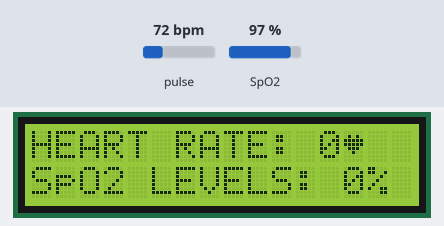
The sketch below on a simulated Arduino Uno, built with avr-gcc and run on an emulated ATmega328P. Shown: 16×2 character LCD. The test bench sets the inputs (shaded band); at power-on: pulse 72 bpm, SpO2 97 %. What the sketch prints to the serial monitor is not drawn.

Above: at 5.3 s.
5.4 s: pulse set to 42 bpm
At 7.9 s:
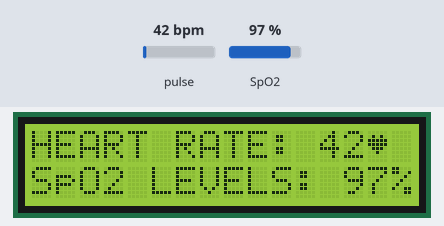
8.4 s: SpO2 set to 80 %
At 10.4 s:
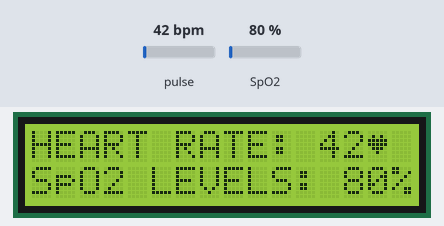
10.7 s: pulse set to 158 bpm
At 12.1 s:
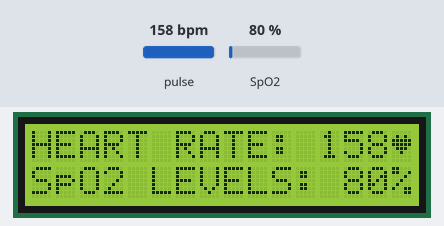
12.8 s: pulse set to 130 bpm
At 13.8 s:
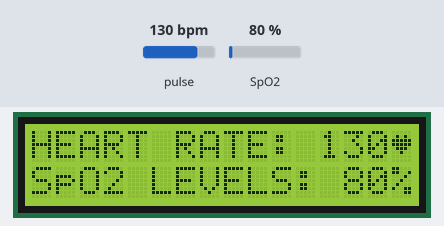
14.9 s: SpO2 set to 85 %
At 16.6 s:
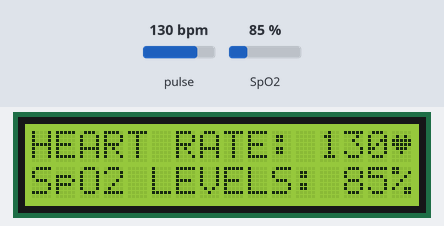
Timing chart, 0 to 17.9 s (numbered marks = the images above; inputs shaded):
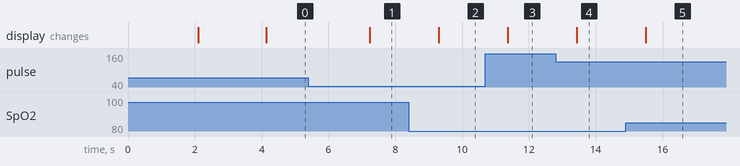

The sketch:

Task2.ino
```cpp
#include <Wire.h>
#include "MAX30100_PulseOximeter.h"
#include <LiquidCrystal_I2C.h>

#define REPORTING_PERIOD_MS     1000

LiquidCrystal_I2C lcd(0x27, 16, 2);
PulseOximeter pox;

uint32_t tsLastReport = 0;
int sp = 0;
int hr = 0;

byte Heart[] = {
    B00000,
    B01010,
    B11111,
    B11111,
    B01110,
    B00100,
    B00000,
    B00000
};

void onBeatDetected() {
    Serial.println("A heartbeat is detected.");
}

void setup() {
    Serial.begin(9600);

    lcd.init();
    lcd.backlight();
    lcd.createChar(0, Heart);

    lcd.setCursor(0, 0);
    lcd.print("TEAM 7");
    delay(2000);
    lcd.clear();

    lcd.setCursor(0, 0);
    lcd.print("Presents");
    lcd.setCursor(0, 1);
    lcd.print("Pulse Oximeter");
    delay(2000);
    lcd.clear();

    if (!pox.begin()) {
        Serial.println("Pulse oximeter initialization FAILED");
        while (1); // Halt execution
    } else {
        Serial.println("Pulse oximeter initialization SUCCESS");
    }

    pox.setIRLedCurrent(MAX30100_LED_CURR_7_6MA);
    pox.setOnBeatDetectedCallback(onBeatDetected);
}

void loop() {
    pox.update();

    if (millis() - tsLastReport > REPORTING_PERIOD_MS) {
        hr = pox.getHeartRate();
        sp = pox.getSpO2();

        lcd.setCursor(0, 0);
        lcd.print("HEART RATE: ");
        lcd.print(hr);
        lcd.write(0); // Display custom character (Heart)
        lcd.print(" ");

        lcd.setCursor(0, 1);
        lcd.print("SpO2 LEVELS: ");
        lcd.print(sp);
        lcd.print("%");

        Serial.print("HEART RATE: ");
        Serial.print(hr);
        Serial.print(" bpm, SpO2: ");
        Serial.print(sp);
        Serial.println("%");

        tsLastReport = millis();
    }
}
```

Measured:
- after the input at 5.4 s, the display: changes after 1.8 s (image 1)
- after the input at 8.4 s, the display: changes after 0.90 s (image 2)
- after the input at 10.7 s, the display: changes after 0.66 s (image 3)
- after the input at 12.8 s, the display: changes after 0.63 s (image 4)
- after the input at 14.9 s, the display: changes after 0.60 s (image 5)
